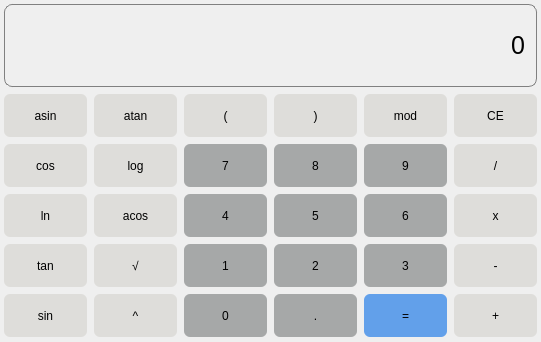
<?xml version="1.0" encoding="UTF-8"?>
<ui version="4.0">
 <class>MainWindow</class>
 <widget class="QMainWindow" name="MainWindow">
  <property name="geometry">
   <rect>
    <x>0</x>
    <y>0</y>
    <width>541</width>
    <height>342</height>
   </rect>
  </property>
  <property name="windowTitle">
   <string>MainWindow</string>
  </property>
  <widget class="QWidget" name="centralwidget">
   <widget class="QLabel" name="result_show">
    <property name="geometry">
     <rect>
      <x>0</x>
      <y>0</y>
      <width>541</width>
      <height>91</height>
     </rect>
    </property>
    <property name="layoutDirection">
     <enum>Qt::LeftToRight</enum>
    </property>
    <property name="styleSheet">
     <string notr="true">QObject {
	border: 1px solid grey;
	border-radius: 8px;
	margin: 4px;
	padding: 5px;
	font-size: 25px;
}</string>
    </property>
    <property name="text">
     <string>0</string>
    </property>
    <property name="alignment">
     <set>Qt::AlignRight|Qt::AlignTrailing|Qt::AlignVCenter</set>
    </property>
   </widget>
   <widget class="QPushButton" name="pushButton_ln">
    <property name="geometry">
     <rect>
      <x>0</x>
      <y>190</y>
      <width>91</width>
      <height>51</height>
     </rect>
    </property>
    <property name="styleSheet">
     <string notr="true">QPushButton {
	border-radius: 6px;
	background-color: rgb(222, 221, 218);
	margin: 4px
}

QPushButton:hover:!pressed {
	border: 1px solid black;
}
</string>
    </property>
    <property name="text">
     <string>ln</string>
    </property>
   </widget>
   <widget class="QPushButton" name="pushButton_sin">
    <property name="geometry">
     <rect>
      <x>0</x>
      <y>290</y>
      <width>91</width>
      <height>51</height>
     </rect>
    </property>
    <property name="styleSheet">
     <string notr="true">QPushButton {
	border-radius: 6px;
	background-color: rgb(222, 221, 218);
	margin: 4px
}

QPushButton:hover:!pressed {
	border: 1px solid black;
}
</string>
    </property>
    <property name="text">
     <string>sin</string>
    </property>
   </widget>
   <widget class="QPushButton" name="pushButton_stage">
    <property name="geometry">
     <rect>
      <x>90</x>
      <y>290</y>
      <width>91</width>
      <height>51</height>
     </rect>
    </property>
    <property name="styleSheet">
     <string notr="true">QPushButton {
	border-radius: 6px;
	background-color: rgb(222, 221, 218);
	margin: 4px
}

QPushButton:hover:!pressed {
	border: 1px solid black;
}
</string>
    </property>
    <property name="text">
     <string>^</string>
    </property>
   </widget>
   <widget class="QPushButton" name="pushButton_tan">
    <property name="geometry">
     <rect>
      <x>0</x>
      <y>240</y>
      <width>91</width>
      <height>51</height>
     </rect>
    </property>
    <property name="styleSheet">
     <string notr="true">QPushButton {
	border-radius: 6px;
	background-color: rgb(222, 221, 218);
	margin: 4px
}

QPushButton:hover:!pressed {
	border: 1px solid black;
}
</string>
    </property>
    <property name="text">
     <string>tan</string>
    </property>
   </widget>
   <widget class="QPushButton" name="pushButton_acos">
    <property name="geometry">
     <rect>
      <x>90</x>
      <y>190</y>
      <width>91</width>
      <height>51</height>
     </rect>
    </property>
    <property name="styleSheet">
     <string notr="true">QPushButton {
	border-radius: 6px;
	background-color: rgb(222, 221, 218);
	margin: 4px
}

QPushButton:hover:!pressed {
	border: 1px solid black;
}
</string>
    </property>
    <property name="text">
     <string>acos</string>
    </property>
   </widget>
   <widget class="QPushButton" name="pushButton_sqrt">
    <property name="geometry">
     <rect>
      <x>90</x>
      <y>240</y>
      <width>91</width>
      <height>51</height>
     </rect>
    </property>
    <property name="styleSheet">
     <string notr="true">QPushButton {
	border-radius: 6px;
	background-color: rgb(222, 221, 218);
	margin: 4px
}

QPushButton:hover:!pressed {
	border: 1px solid black;
}
</string>
    </property>
    <property name="text">
     <string>√</string>
    </property>
   </widget>
   <widget class="QPushButton" name="pushButton_cos">
    <property name="geometry">
     <rect>
      <x>0</x>
      <y>140</y>
      <width>91</width>
      <height>51</height>
     </rect>
    </property>
    <property name="styleSheet">
     <string notr="true">QPushButton {
	border-radius: 6px;
	background-color: rgb(222, 221, 218);
	margin: 4px
}

QPushButton:hover:!pressed {
	border: 1px solid black;
}
</string>
    </property>
    <property name="text">
     <string>cos</string>
    </property>
   </widget>
   <widget class="QPushButton" name="pushButton_asin">
    <property name="geometry">
     <rect>
      <x>0</x>
      <y>90</y>
      <width>91</width>
      <height>51</height>
     </rect>
    </property>
    <property name="styleSheet">
     <string notr="true">QPushButton {
	border-radius: 6px;
	background-color: rgb(222, 221, 218);
	margin: 4px
}

QPushButton:hover:!pressed {
	border: 1px solid black;
}
</string>
    </property>
    <property name="text">
     <string>asin</string>
    </property>
   </widget>
   <widget class="QPushButton" name="pushButton_log">
    <property name="geometry">
     <rect>
      <x>90</x>
      <y>140</y>
      <width>91</width>
      <height>51</height>
     </rect>
    </property>
    <property name="styleSheet">
     <string notr="true">QPushButton {
	border-radius: 6px;
	background-color: rgb(222, 221, 218);
	margin: 4px
}

QPushButton:hover:!pressed {
	border: 1px solid black;
}
</string>
    </property>
    <property name="text">
     <string>log</string>
    </property>
   </widget>
   <widget class="QPushButton" name="pushButton_atan">
    <property name="geometry">
     <rect>
      <x>90</x>
      <y>90</y>
      <width>91</width>
      <height>51</height>
     </rect>
    </property>
    <property name="styleSheet">
     <string notr="true">QPushButton {
	border-radius: 6px;
	background-color: rgb(222, 221, 218);
	margin: 4px
}

QPushButton:hover:!pressed {
	border: 1px solid black;
}
</string>
    </property>
    <property name="text">
     <string>atan</string>
    </property>
   </widget>
   <widget class="QPushButton" name="pushButton_dot">
    <property name="geometry">
     <rect>
      <x>270</x>
      <y>290</y>
      <width>91</width>
      <height>51</height>
     </rect>
    </property>
    <property name="styleSheet">
     <string notr="true">QPushButton {
	border-radius: 6px;
	background-color: rgba(96, 101, 101, 130);
	margin: 4px
}

QPushButton:hover:!pressed {
	border: 1px solid black;
}
</string>
    </property>
    <property name="text">
     <string>.</string>
    </property>
   </widget>
   <widget class="QPushButton" name="pushButton_7">
    <property name="geometry">
     <rect>
      <x>180</x>
      <y>140</y>
      <width>91</width>
      <height>51</height>
     </rect>
    </property>
    <property name="styleSheet">
     <string notr="true">QPushButton {
	border-radius: 6px;
	background-color: rgba(96, 101, 101, 130);
	margin: 4px
}

QPushButton:hover:!pressed {
	border: 1px solid black;
}
</string>
    </property>
    <property name="text">
     <string>7</string>
    </property>
   </widget>
   <widget class="QPushButton" name="pushButton_4">
    <property name="geometry">
     <rect>
      <x>180</x>
      <y>190</y>
      <width>91</width>
      <height>51</height>
     </rect>
    </property>
    <property name="styleSheet">
     <string notr="true">QPushButton {
	border-radius: 6px;
	background-color: rgba(96, 101, 101, 130);
	margin: 4px
}

QPushButton:hover:!pressed {
	border: 1px solid black;
}
</string>
    </property>
    <property name="text">
     <string>4</string>
    </property>
   </widget>
   <widget class="QPushButton" name="pushButton_6">
    <property name="geometry">
     <rect>
      <x>360</x>
      <y>190</y>
      <width>91</width>
      <height>51</height>
     </rect>
    </property>
    <property name="styleSheet">
     <string notr="true">QPushButton {
	border-radius: 6px;
	background-color: rgba(96, 101, 101, 130);
	margin: 4px
}

QPushButton:hover:!pressed {
	border: 1px solid black;
}
</string>
    </property>
    <property name="text">
     <string>6</string>
    </property>
   </widget>
   <widget class="QPushButton" name="pushButton_9">
    <property name="geometry">
     <rect>
      <x>360</x>
      <y>140</y>
      <width>91</width>
      <height>51</height>
     </rect>
    </property>
    <property name="styleSheet">
     <string notr="true">QPushButton {
	border-radius: 6px;
	background-color: rgba(96, 101, 101, 130);
	margin: 4px
}

QPushButton:hover:!pressed {
	border: 1px solid black;
}
</string>
    </property>
    <property name="text">
     <string>9</string>
    </property>
   </widget>
   <widget class="QPushButton" name="pushButton_peer">
    <property name="geometry">
     <rect>
      <x>360</x>
      <y>290</y>
      <width>91</width>
      <height>51</height>
     </rect>
    </property>
    <property name="styleSheet">
     <string notr="true">QPushButton {
	border-radius: 6px;
	background-color: rgb(98, 160, 234);
	margin: 4px
}

QPushButton:hover:!pressed {
	border: 1px solid black;
}
</string>
    </property>
    <property name="text">
     <string>=</string>
    </property>
   </widget>
   <widget class="QPushButton" name="pushButton_2">
    <property name="geometry">
     <rect>
      <x>270</x>
      <y>240</y>
      <width>91</width>
      <height>51</height>
     </rect>
    </property>
    <property name="styleSheet">
     <string notr="true">QPushButton {
	border-radius: 6px;
	background-color: rgba(96, 101, 101, 130);
	margin: 4px
}

QPushButton:hover:!pressed {
	border: 1px solid black;
}
</string>
    </property>
    <property name="text">
     <string>2</string>
    </property>
   </widget>
   <widget class="QPushButton" name="pushButton_1">
    <property name="geometry">
     <rect>
      <x>180</x>
      <y>240</y>
      <width>91</width>
      <height>51</height>
     </rect>
    </property>
    <property name="cursor">
     <cursorShape>ArrowCursor</cursorShape>
    </property>
    <property name="styleSheet">
     <string notr="true">QPushButton {
	border-radius: 6px;
	background-color: rgba(96, 101, 101, 130);
	margin: 4px
}

QPushButton:hover:!pressed {
	border: 1px solid black;
}
</string>
    </property>
    <property name="text">
     <string>1</string>
    </property>
   </widget>
   <widget class="QPushButton" name="pushButton_8">
    <property name="geometry">
     <rect>
      <x>270</x>
      <y>140</y>
      <width>91</width>
      <height>51</height>
     </rect>
    </property>
    <property name="styleSheet">
     <string notr="true">QPushButton {
	border-radius: 6px;
	background-color: rgba(96, 101, 101, 130);
	margin: 4px
}

QPushButton:hover:!pressed {
	border: 1px solid black;
}
</string>
    </property>
    <property name="text">
     <string>8</string>
    </property>
   </widget>
   <widget class="QPushButton" name="pushButton_5">
    <property name="geometry">
     <rect>
      <x>270</x>
      <y>190</y>
      <width>91</width>
      <height>51</height>
     </rect>
    </property>
    <property name="styleSheet">
     <string notr="true">QPushButton {
	border-radius: 6px;
	background-color: rgba(96, 101, 101, 130);
	margin: 4px
}

QPushButton:hover:!pressed {
	border: 1px solid black;
}
</string>
    </property>
    <property name="text">
     <string>5</string>
    </property>
   </widget>
   <widget class="QPushButton" name="pushButton_3">
    <property name="geometry">
     <rect>
      <x>360</x>
      <y>240</y>
      <width>91</width>
      <height>51</height>
     </rect>
    </property>
    <property name="styleSheet">
     <string notr="true">QPushButton {
	border-radius: 6px;
	background-color: rgba(96, 101, 101, 130);
	margin: 4px
}

QPushButton:hover:!pressed {
	border: 1px solid black;
}
</string>
    </property>
    <property name="text">
     <string>3</string>
    </property>
   </widget>
   <widget class="QPushButton" name="pushButton_0">
    <property name="geometry">
     <rect>
      <x>180</x>
      <y>290</y>
      <width>91</width>
      <height>51</height>
     </rect>
    </property>
    <property name="styleSheet">
     <string notr="true">QPushButton {
	border-radius: 6px;
	background-color: rgba(96, 101, 101, 130);
	margin: 4px
}

QPushButton:hover:!pressed {
	border: 1px solid black;
}
</string>
    </property>
    <property name="text">
     <string>0</string>
    </property>
   </widget>
   <widget class="QPushButton" name="pushButton_left_bkt">
    <property name="geometry">
     <rect>
      <x>180</x>
      <y>90</y>
      <width>91</width>
      <height>51</height>
     </rect>
    </property>
    <property name="styleSheet">
     <string notr="true">QPushButton {
	border-radius: 6px;
	background-color: rgb(222, 221, 218);
	margin: 4px
}

QPushButton:hover:!pressed {
	border: 1px solid black;
}
</string>
    </property>
    <property name="text">
     <string>(</string>
    </property>
   </widget>
   <widget class="QPushButton" name="pushButton_right_bkt">
    <property name="geometry">
     <rect>
      <x>270</x>
      <y>90</y>
      <width>91</width>
      <height>51</height>
     </rect>
    </property>
    <property name="styleSheet">
     <string notr="true">QPushButton {
	border-radius: 6px;
	background-color: rgb(222, 221, 218);
	margin: 4px
}

QPushButton:hover:!pressed {
	border: 1px solid black;
}
</string>
    </property>
    <property name="text">
     <string>)</string>
    </property>
   </widget>
   <widget class="QPushButton" name="pushButton_mod">
    <property name="geometry">
     <rect>
      <x>360</x>
      <y>90</y>
      <width>91</width>
      <height>51</height>
     </rect>
    </property>
    <property name="styleSheet">
     <string notr="true">QPushButton {
	border-radius: 6px;
	background-color: rgb(222, 221, 218);
	margin: 4px
}

QPushButton:hover:!pressed {
	border: 1px solid black;
}
</string>
    </property>
    <property name="text">
     <string>mod</string>
    </property>
   </widget>
   <widget class="QPushButton" name="pushButton_plus">
    <property name="geometry">
     <rect>
      <x>450</x>
      <y>290</y>
      <width>91</width>
      <height>51</height>
     </rect>
    </property>
    <property name="styleSheet">
     <string notr="true">QPushButton {
	border-radius: 6px;
	background-color: rgb(222, 221, 218);
	margin: 4px
}

QPushButton:hover:!pressed {
	border: 1px solid black;
}
</string>
    </property>
    <property name="text">
     <string>+</string>
    </property>
   </widget>
   <widget class="QPushButton" name="pushButton_divide">
    <property name="geometry">
     <rect>
      <x>450</x>
      <y>140</y>
      <width>91</width>
      <height>51</height>
     </rect>
    </property>
    <property name="styleSheet">
     <string notr="true">QPushButton {
	border-radius: 6px;
	background-color: rgb(222, 221, 218);
	margin: 4px
}

QPushButton:hover:!pressed {
	border: 1px solid black;
}
</string>
    </property>
    <property name="text">
     <string>/</string>
    </property>
   </widget>
   <widget class="QPushButton" name="pushButton_minus">
    <property name="geometry">
     <rect>
      <x>450</x>
      <y>240</y>
      <width>91</width>
      <height>51</height>
     </rect>
    </property>
    <property name="styleSheet">
     <string notr="true">QPushButton {
	border-radius: 6px;
	background-color: rgb(222, 221, 218);
	margin: 4px
}

QPushButton:hover:!pressed {
	border: 1px solid black;
}
</string>
    </property>
    <property name="text">
     <string>-</string>
    </property>
   </widget>
   <widget class="QPushButton" name="pushButton_CE">
    <property name="geometry">
     <rect>
      <x>450</x>
      <y>90</y>
      <width>91</width>
      <height>51</height>
     </rect>
    </property>
    <property name="styleSheet">
     <string notr="true">QPushButton {
	border-radius: 6px;
	background-color: rgb(222, 221, 218);
	margin: 4px
}

QPushButton:hover:!pressed {
	border: 1px solid black;
}
</string>
    </property>
    <property name="text">
     <string>CE</string>
    </property>
   </widget>
   <widget class="QPushButton" name="pushButton_multiplay">
    <property name="geometry">
     <rect>
      <x>450</x>
      <y>190</y>
      <width>91</width>
      <height>51</height>
     </rect>
    </property>
    <property name="styleSheet">
     <string notr="true">QPushButton {
	border-radius: 6px;
	background-color: rgb(222, 221, 218);
	margin: 4px
}

QPushButton:hover:!pressed {
	border: 1px solid black;
}
</string>
    </property>
    <property name="text">
     <string>x</string>
    </property>
   </widget>
  </widget>
 </widget>
 <resources/>
 <connections/>
</ui>
